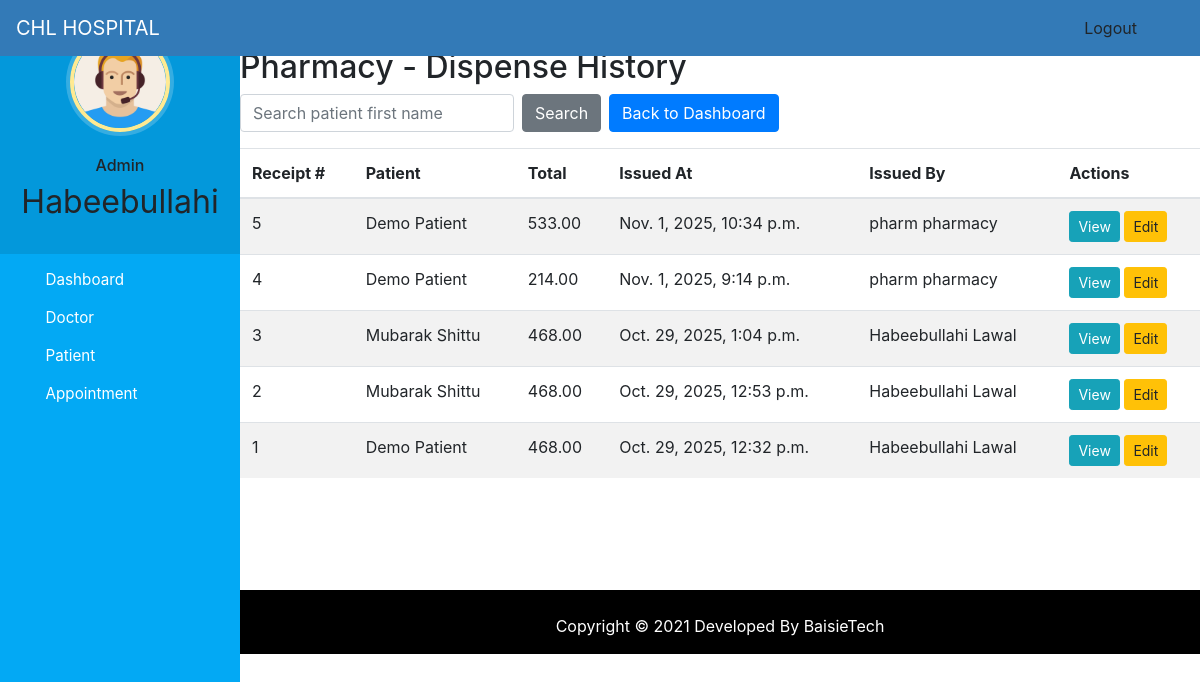
Screenshot of /pharmacy-history/ (signed in) with the database file from the repository.
### hospital/models.py (models this page shows, shortened)
class PharmacyReceipt(models.Model):
    dispensed_drugs = models.ManyToManyField(DispensedDrug)
    patient = models.ForeignKey(Patient, on_delete=models.CASCADE)
    total_amount = models.DecimalField(max_digits=10, decimal_places=2)
    issued_at = models.DateTimeField(auto_now_add=True)
    last_modified = models.DateTimeField(auto_now=True)
    issued_by = models.ForeignKey(User, on_delete=models.SET_NULL, null=True)
    status = models.CharField(max_length=20, choices=[
        ('draft', 'Draft'),
        ('final', 'Final'),
        ('cancelled', 'Cancelled')
    ], default='draft')

class Patient(models.Model):
    user=models.OneToOneField(User,on_delete=models.CASCADE)
    profile_pic= models.ImageField(upload_to='profile_pic/PatientProfilePic/',null=True,blank=True)
    address = models.CharField(max_length=40)
    mobile = models.CharField(max_length=20,null=False)
    symptoms = models.CharField(max_length=100,null=False)
    assignedDoctorId = models.PositiveIntegerField(null=True)
    admitDate=models.DateField(auto_now=True)
    status=models.BooleanField(default=False)
    @property
    def get_name(self):
        return self.user.first_name+" "+self.user.last_name

### hospital/views.py (the view)
# urls.py: path('pharmacy-history/', views.pharmacy_history, name='pharmacy-history'),
@login_required(login_url='pharmacy-login')
@user_passes_test(lambda u: u.groups.filter(name='PHARMACY').exists())
def pharmacy_history(request):
    q = request.GET.get('q')
    if q:
        receipts = PharmacyReceipt.objects.filter(patient__user__first_name__icontains=q).order_by('-issued_at')
    else:
        receipts = PharmacyReceipt.objects.all().order_by('-issued_at')
    return render(request, 'hospital/pharmacy_history.html', {'receipts': receipts})

### templates/hospital/pharmacy_history.html
{% extends 'hospital/admin_base.html' %}
{% load static %}
{% block content %}
<h2>Pharmacy - Dispense History</h2>
<form method="get" class="form-inline mb-3">
  <input name="q" class="form-control mr-2" placeholder="Search patient first name" value="{{ request.GET.q }}">
  <button class="btn btn-secondary" type="submit">Search</button>
  <a class="btn btn-primary ml-2" href="{% url 'pharmacy-dashboard' %}">Back to Dashboard</a>
</form>
<table class="table table-striped">
  <thead>
    <tr>
      <th>Receipt #</th>
      <th>Patient</th>
      <th>Total</th>
      <th>Issued At</th>
      <th>Issued By</th>
      <th>Actions</th>
    </tr>
  </thead>
  <tbody>
    {% for r in receipts %}
      <tr>
        <td>{{ r.pk }}</td>
        <td>{{ r.patient.get_name }}</td>
        <td>{{ r.total_amount }}</td>
        <td>{{ r.issued_at }}</td>
        <td>{{ r.issued_by.get_full_name }}</td>
        <td>
          <a class="btn btn-sm btn-info" href="{% url 'pharmacy-receipt-detail' r.pk %}">View</a>
          <a class="btn btn-sm btn-warning" href="{% url 'pharmacy-edit-receipt' r.pk %}">Edit</a>
        </td>
      </tr>
    {% empty %}
      <tr><td colspan="6">No receipts found.</td></tr>
    {% endfor %}
  </tbody>
</table>
{% endblock %}

### templates/hospital/admin_base.html (shortened to what this page needs)
<!DOCTYPE html>
{% load static %}
<html lang="en">
<head>
  <link rel="stylesheet" href="https://stackpath.bootstrapcdn.com/bootstrap/4.3.1/css/bootstrap.min.css">
  <link rel="stylesheet" href="https://maxcdn.bootstrapcdn.com/font-awesome/4.7.0/css/font-awesome.min.css">
  <link rel="stylesheet" href="{% static '/style.css' %}">
</head>
<body>
  <nav class="menu" tabindex="0">
    <header class="avatar">
      <img src="{% static "images/adminpropic.png" %}" />
      <br><br>
      <h6>Admin</h6>
      <h2>{{request.user.first_name}}</h2>
    </header>
    <ul>
      <li tabindex="0" class="icon-dashboard"> <a style="color:white; text-decoration:none;" href="/admin-dashboard"><span>Dashboard</span></a> </li>
      <li tabindex="0" class="icon-customers"> <a style="color:white; text-decoration:none;" href="/admin-doctor"><span>Doctor</span></a></li>
      <li tabindex="0" class="icon-users"> <a style="color:white; text-decoration:none;" href="/admin-patient"><span>Patient</span></a></li>
      <li tabindex="0" class="icon-calendar"> <a style="color:white; text-decoration:none;" href="/admin-appointment"><span>Appointment</span></a></li>
    </ul>
  </nav>
  <main>
    <div class="bs-example">
      <nav class="navbar navbar-expand-md  navbar-dark fixed-top" style="background:#337AB7;">
        <a href="/admin-dashboard" class="navbar-brand">CHL HOSPITAL</a>
        <div class="collapse navbar-collapse justify-content-between" id="navbarCollapse">
          <div class="navbar-nav" style=" margin-left: 90%;">
            <form method="post" action="{% url 'logout' %}" style="display:inline;">
              <button type="submit" class="nav-item nav-link btn btn-link" style="padding:0;color:inherit;">Logout</button>
            </form>
          </div>
        </div>
      </nav>
    </div>
    <br><br>
    {% block content %}
    {% endblock content %}
    <br><br><br><br>
    <footer>
      <br>
      <div class="container">
        <div class="row">
          <div class="col-md-12 col-sm-12">
            <div style="color:#ffffff;" class="wow fadeInUp footer-copyright">
              <p>
                Copyright &copy; 2021 Developed By BaisieTech </p>
            </div>
          </div>
        </div>
      </div>
    </footer>
  </main>
</body>
</html>

### static/style.css (style rules this page uses)
body { padding-left: 240px; }
main { position: relative; height: 100vh; }
.menu { background: #5bc995; height: 100vh; width: 240px; position: fixed; top: 0px; left: 0; z-index: 5; outline: none; }
.menu .avatar { background: rgba(0, 0, 0, 0.1); padding: 2em 0.5em; text-align: center; }
.menu .avatar img { width: 100px; border-radius: 50%; overflow: hidden; border: 4px solid #ffea92; box-shadow: 0 0 0 4px rgba(255, 255, 255, 0.2); }
.menu .avatar h2 { font-weight: normal; margin-bottom: 0; }
.menu ul { list-style: none; padding: 0.5em 0; margin: 0; }
.menu ul li { padding: 0.5em 1em 0.5em 3em; font-size: 0.95em; font-weight: regular; background-repeat: no-repeat; background-position: left 15px center; background-size: auto 20px; transition: all 0.15s linear; cursor: pointer; }
.menu ul li.icon-dashboard { background-image: url("http://www.entypo.com/images//gauge.svg"); }
.menu ul li.icon-customers { background-image: url("http://www.entypo.com/images//briefcase.svg"); }
.menu ul li.icon-users { background-image: url("http://www.entypo.com/images//users.svg"); }
.menu ul li.icon-calendar { background-image: url("http://www.entypo.com/images//calendar.svg"); }

### templates/hospital/admin_base.html (style rules this page uses)
a:link { text-decoration: none; }
a { color: white; }
footer { padding: 0px 0px 0px 0px; background-color: black; margin: 0px; }
p { text-align: center; }
body { padding-left: 240px; }
main { position: relative; height: 100vh; }
.menu { background: #03a9f4; height: 100vh; width: 240px; position: fixed; top: 0px; left: 0; z-index: 5; outline: none; }
.menu .avatar { background: rgba(0, 0, 0, 0.1); padding: 2em 0.5em; text-align: center; }
.menu .avatar img { width: 100px; border-radius: 50%; overflow: hidden; border: 4px solid #ffea92; box-shadow: 0 0 0 4px rgba(255, 255, 255, 0.2); }
.menu .avatar h2 { font-weight: normal; margin-bottom: 0; }
.menu ul { list-style: none; padding: 0.5em 0; margin: 0; }
.menu ul li { padding: 0.5em 1em 0.5em 3em; font-size: 0.95em; font-weight: regular; background-repeat: no-repeat; background-position: left 15px center; background-size: auto 20px; transition: all 0.15s linear; cursor: pointer; }
.menu ul li.icon-dashboard { background-image: url("http://www.entypo.com/images//gauge.svg"); }
.menu ul li.icon-customers { background-image: url("http://www.entypo.com/images//briefcase.svg"); }
.menu ul li.icon-users { background-image: url("http://www.entypo.com/images//users.svg"); }
.menu ul li.icon-calendar { background-image: url("http://www.entypo.com/images//calendar.svg"); }

### rows the page displays
PharmacyReceipt: pk "5", patient.get_name "Demo Patient", total_amount "533.00", issued_at "Nov. 1, 2025, 10:34 p.m.", issued_by.get_full_name "pharm pharmacy"
PharmacyReceipt: pk "4", patient.get_name "Demo Patient", total_amount "214.00", issued_at "Nov. 1, 2025, 9:14 p.m.", issued_by.get_full_name "pharm pharmacy"
PharmacyReceipt: pk "3", patient.get_name "Mubarak Shittu", total_amount "468.00", issued_at "Oct. 29, 2025, 1:04 p.m.", issued_by.get_full_name "Habeebullahi Lawal"
PharmacyReceipt: pk "2", patient.get_name "Mubarak Shittu", total_amount "468.00", issued_at "Oct. 29, 2025, 12:53 p.m.", issued_by.get_full_name "Habeebullahi Lawal"
PharmacyReceipt: pk "1", patient.get_name "Demo Patient", total_amount "468.00", issued_at "Oct. 29, 2025, 12:32 p.m.", issued_by.get_full_name "Habeebullahi Lawal"

### other values shown
{{ request.user.first_name }} "Habeebullahi"
